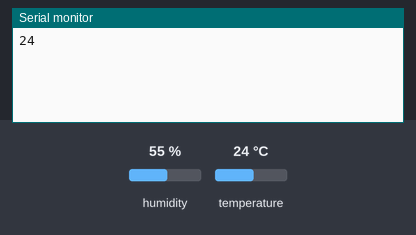
Bench run of a sketch on a simulated Arduino Uno, built with avr-gcc and run on an emulated ATmega328P. Parts: the last lines printed to the serial monitor. The test bench sets the inputs (shaded band); at power-on: humidity 55 %, temperature 24 °C.

Above: at 2.2 s.
2.3 s: humidity set to 22 %
At 3.6 s:
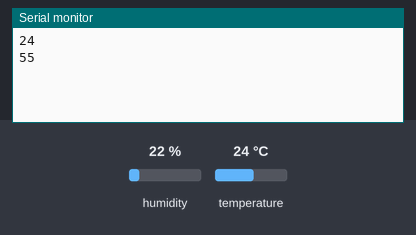
4.3 s: temperature set to 12 °C
At 5.4 s:
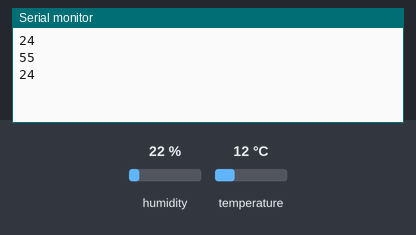
6.3 s: humidity set to 40 %
At 8.2 s:
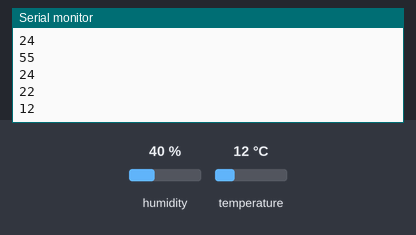
Timing chart, 0 to 9.7 s (numbered marks = the images above; inputs shaded):
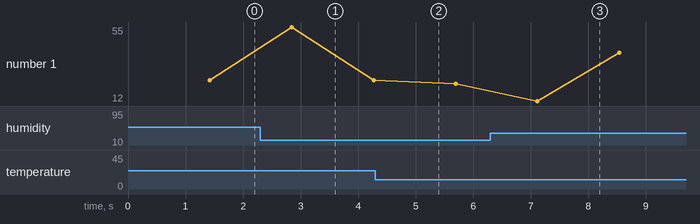

Measured:
- plotted number 1: 22 → 40 after the input at 6.3 s

The sketch:

Leo_DHT11_1.ino
```cpp
#include <SimpleDHT.h> //library for the humidity and temperature sensor DHT
int pinDHT11 = 3; // need to define the digital pin to connect the single wire transmission, in this case DIG3

bool debug = false; // debug off
SimpleDHT11 dht11; //generate the object

//byte temperature = 0;
//byte humidity = 0;
int err = SimpleDHTErrSuccess;
String errore =""; //string for error check across the libraries

void setup() {
Serial.begin(9600); // open serial port, set the baud rate to 9600 bps
while (!Serial) {
    ;               // wait for serial port to connect. Needed for native USB port only
  }
}

void loop() {

byte Temperature = ReadTemperature();
Serial.println (Temperature);

byte Humidity = ReadHumidity();
Serial.println (Humidity);

  if( errore!="") {
  //here the code of the error
  }

}
/*Leo_DHT11-1,
DHT11 function ver 24-9-2018

Need the :
#include <SimpleDHT.h> //library for the humidity and temperature sensor DHT
int pinDHT11 = 3; // need to define the digital pin to connect the single wire transmission, in this case DIG3.
SimpleDHT11 dht11; //generate the object from the class SimpleDHT.
int err = SimpleDHTErrSuccess;  //needed for check
String errore =""; //string for error check across the libraries

Errors :
dht11-01 error is = ????????????

Debug:
bool debug = false; // debug off

if debug = true  will print on the serial print all the data and errors.???????????

 */


byte ReadTemperature(){

byte temp;  //for internal use

if ((err = dht11.read(pinDHT11, &temp, NULL, NULL)) != SimpleDHTErrSuccess) {
    errore = "dht11-01";
    if (debug) Serial.print("Read DHT11 failed, err=");
    if (debug) Serial.println(err);
    return(0); // return to the loop if error accour
    }
if (debug){
  Serial.print("Temp: ");
  Serial.print(temp);
}

delay(1400); // Humidity sensor need 1 sec min refresh

return(temp);
}

byte ReadHumidity(){

byte hum;  //for internal use

if ((err = dht11.read(pinDHT11, NULL, &hum, NULL)) != SimpleDHTErrSuccess) {
    errore = "dht11-01";
    if (debug) Serial.print("Read DHT11 failed, err=");
    if (debug) Serial.println(err);
    return(0); // return to the loop if error accour
    }
if (debug){
  Serial.print("Hum: ");
  Serial.print(hum);
}

delay(1400); // Humidity sensor need 1 sec min refresh

return(hum);
}
```
